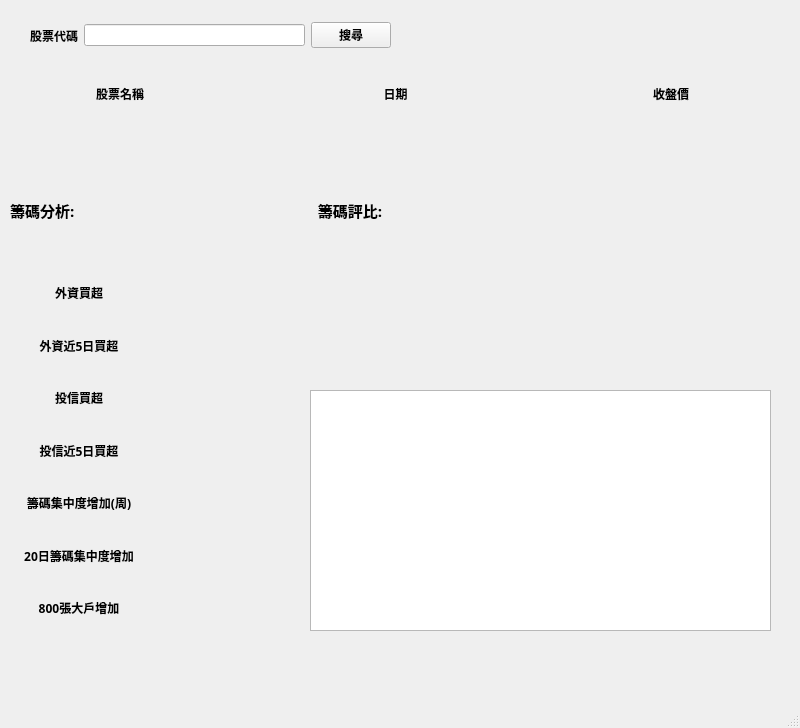
<?xml version="1.0" encoding="UTF-8"?>
<ui version="4.0">
 <class>mainWindow</class>
 <widget class="QMainWindow" name="mainWindow">
  <property name="geometry">
   <rect>
    <x>0</x>
    <y>0</y>
    <width>800</width>
    <height>728</height>
   </rect>
  </property>
  <property name="windowTitle">
   <string>郭菲特的籌碼小工具</string>
  </property>
  <widget class="QWidget" name="centralwidget">
   <widget class="QTextBrowser" name="textBrowser">
    <property name="geometry">
     <rect>
      <x>310</x>
      <y>390</y>
      <width>461</width>
      <height>241</height>
     </rect>
    </property>
    <property name="font">
     <font>
      <family>Arial Black</family>
      <weight>75</weight>
      <bold>true</bold>
     </font>
    </property>
   </widget>
   <widget class="QLabel" name="scoreLabel">
    <property name="geometry">
     <rect>
      <x>310</x>
      <y>250</y>
      <width>271</width>
      <height>131</height>
     </rect>
    </property>
    <property name="font">
     <font>
      <family>Arial Black</family>
      <pointsize>18</pointsize>
      <weight>75</weight>
      <bold>true</bold>
     </font>
    </property>
    <property name="text">
     <string/>
    </property>
    <property name="alignment">
     <set>Qt::AlignCenter</set>
    </property>
   </widget>
   <widget class="QLabel" name="imgLabel">
    <property name="geometry">
     <rect>
      <x>600</x>
      <y>250</y>
      <width>161</width>
      <height>131</height>
     </rect>
    </property>
    <property name="text">
     <string/>
    </property>
   </widget>
   <widget class="QWidget" name="layoutWidget">
    <property name="geometry">
     <rect>
      <x>30</x>
      <y>70</y>
      <width>731</width>
      <height>101</height>
     </rect>
    </property>
    <layout class="QGridLayout" name="gridLayout">
     <item row="1" column="3">
      <widget class="QLabel" name="priceLabel">
       <property name="font">
        <font>
         <family>Arial Black</family>
         <weight>75</weight>
         <bold>true</bold>
        </font>
       </property>
       <property name="text">
        <string/>
       </property>
       <property name="textFormat">
        <enum>Qt::AutoText</enum>
       </property>
       <property name="alignment">
        <set>Qt::AlignCenter</set>
       </property>
      </widget>
     </item>
     <item row="0" column="1" colspan="2">
      <widget class="QLabel" name="label_10">
       <property name="font">
        <font>
         <family>Arial Black</family>
         <weight>75</weight>
         <bold>true</bold>
        </font>
       </property>
       <property name="text">
        <string>日期</string>
       </property>
       <property name="textFormat">
        <enum>Qt::AutoText</enum>
       </property>
       <property name="alignment">
        <set>Qt::AlignCenter</set>
       </property>
      </widget>
     </item>
     <item row="0" column="0">
      <widget class="QLabel" name="label_2">
       <property name="font">
        <font>
         <family>Arial Black</family>
         <weight>75</weight>
         <bold>true</bold>
        </font>
       </property>
       <property name="text">
        <string>股票名稱</string>
       </property>
       <property name="textFormat">
        <enum>Qt::AutoText</enum>
       </property>
       <property name="alignment">
        <set>Qt::AlignCenter</set>
       </property>
      </widget>
     </item>
     <item row="1" column="0">
      <widget class="QLabel" name="stockNameLabel">
       <property name="font">
        <font>
         <family>Arial Black</family>
         <weight>75</weight>
         <bold>true</bold>
        </font>
       </property>
       <property name="text">
        <string/>
       </property>
       <property name="textFormat">
        <enum>Qt::AutoText</enum>
       </property>
       <property name="alignment">
        <set>Qt::AlignCenter</set>
       </property>
      </widget>
     </item>
     <item row="0" column="3">
      <widget class="QLabel" name="label_3">
       <property name="font">
        <font>
         <family>Arial Black</family>
         <weight>75</weight>
         <bold>true</bold>
        </font>
       </property>
       <property name="text">
        <string>收盤價</string>
       </property>
       <property name="textFormat">
        <enum>Qt::AutoText</enum>
       </property>
       <property name="alignment">
        <set>Qt::AlignCenter</set>
       </property>
      </widget>
     </item>
     <item row="1" column="1" colspan="2">
      <widget class="QLabel" name="dateLabel">
       <property name="font">
        <font>
         <family>Arial Black</family>
         <weight>75</weight>
         <bold>true</bold>
        </font>
       </property>
       <property name="text">
        <string/>
       </property>
       <property name="textFormat">
        <enum>Qt::AutoText</enum>
       </property>
       <property name="alignment">
        <set>Qt::AlignCenter</set>
       </property>
      </widget>
     </item>
    </layout>
   </widget>
   <widget class="QWidget" name="layoutWidget">
    <property name="geometry">
     <rect>
      <x>30</x>
      <y>10</y>
      <width>361</width>
      <height>51</height>
     </rect>
    </property>
    <layout class="QHBoxLayout" name="horizontalLayout">
     <item>
      <widget class="QLabel" name="label">
       <property name="font">
        <font>
         <family>Arial Black</family>
         <weight>75</weight>
         <bold>true</bold>
        </font>
       </property>
       <property name="text">
        <string>股票代碼</string>
       </property>
       <property name="textFormat">
        <enum>Qt::AutoText</enum>
       </property>
       <property name="alignment">
        <set>Qt::AlignCenter</set>
       </property>
      </widget>
     </item>
     <item>
      <widget class="QLineEdit" name="lineEdit"/>
     </item>
     <item>
      <widget class="QPushButton" name="pushButton">
       <property name="font">
        <font>
         <family>Arial Black</family>
         <pointsize>9</pointsize>
         <weight>75</weight>
         <bold>true</bold>
        </font>
       </property>
       <property name="text">
        <string>搜尋</string>
       </property>
      </widget>
     </item>
    </layout>
   </widget>
   <widget class="QWidget" name="layoutWidget">
    <property name="geometry">
     <rect>
      <x>10</x>
      <y>270</y>
      <width>281</width>
      <height>361</height>
     </rect>
    </property>
    <layout class="QGridLayout" name="gridLayout_2">
     <item row="0" column="0" rowspan="7">
      <layout class="QVBoxLayout" name="verticalLayout">
       <item>
        <widget class="QLabel" name="label_7">
         <property name="font">
          <font>
           <family>Arial Black</family>
           <weight>75</weight>
           <bold>true</bold>
          </font>
         </property>
         <property name="text">
          <string>外資買超</string>
         </property>
         <property name="textFormat">
          <enum>Qt::AutoText</enum>
         </property>
         <property name="alignment">
          <set>Qt::AlignCenter</set>
         </property>
        </widget>
       </item>
       <item>
        <widget class="QLabel" name="label_6">
         <property name="font">
          <font>
           <family>Arial Black</family>
           <weight>75</weight>
           <bold>true</bold>
          </font>
         </property>
         <property name="text">
          <string>外資近5日買超</string>
         </property>
         <property name="textFormat">
          <enum>Qt::AutoText</enum>
         </property>
         <property name="alignment">
          <set>Qt::AlignCenter</set>
         </property>
        </widget>
       </item>
       <item>
        <widget class="QLabel" name="label_5">
         <property name="font">
          <font>
           <family>Arial Black</family>
           <weight>75</weight>
           <bold>true</bold>
          </font>
         </property>
         <property name="text">
          <string>投信買超</string>
         </property>
         <property name="textFormat">
          <enum>Qt::AutoText</enum>
         </property>
         <property name="alignment">
          <set>Qt::AlignCenter</set>
         </property>
        </widget>
       </item>
       <item>
        <widget class="QLabel" name="label_9">
         <property name="font">
          <font>
           <family>Arial Black</family>
           <weight>75</weight>
           <bold>true</bold>
          </font>
         </property>
         <property name="text">
          <string>投信近5日買超</string>
         </property>
         <property name="textFormat">
          <enum>Qt::AutoText</enum>
         </property>
         <property name="alignment">
          <set>Qt::AlignCenter</set>
         </property>
        </widget>
       </item>
       <item>
        <widget class="QLabel" name="label_8">
         <property name="font">
          <font>
           <family>Arial Black</family>
           <weight>75</weight>
           <bold>true</bold>
          </font>
         </property>
         <property name="text">
          <string>籌碼集中度增加(周)</string>
         </property>
         <property name="textFormat">
          <enum>Qt::AutoText</enum>
         </property>
         <property name="alignment">
          <set>Qt::AlignCenter</set>
         </property>
        </widget>
       </item>
       <item>
        <widget class="QLabel" name="label_11">
         <property name="font">
          <font>
           <family>Arial Black</family>
           <weight>75</weight>
           <bold>true</bold>
          </font>
         </property>
         <property name="text">
          <string>20日籌碼集中度增加</string>
         </property>
         <property name="textFormat">
          <enum>Qt::AutoText</enum>
         </property>
         <property name="alignment">
          <set>Qt::AlignCenter</set>
         </property>
        </widget>
       </item>
       <item>
        <widget class="QLabel" name="label_12">
         <property name="font">
          <font>
           <family>Arial Black</family>
           <weight>75</weight>
           <bold>true</bold>
          </font>
         </property>
         <property name="text">
          <string>800張大戶增加</string>
         </property>
         <property name="textFormat">
          <enum>Qt::AutoText</enum>
         </property>
         <property name="alignment">
          <set>Qt::AlignCenter</set>
         </property>
        </widget>
       </item>
      </layout>
     </item>
     <item row="0" column="1">
      <widget class="QLabel" name="qfiiLabel">
       <property name="font">
        <font>
         <family>Arial Black</family>
         <weight>75</weight>
         <bold>true</bold>
        </font>
       </property>
       <property name="text">
        <string/>
       </property>
       <property name="alignment">
        <set>Qt::AlignCenter</set>
       </property>
      </widget>
     </item>
     <item row="1" column="1">
      <widget class="QLabel" name="qfiiLabel5">
       <property name="font">
        <font>
         <family>Arial Black</family>
         <weight>75</weight>
         <bold>true</bold>
        </font>
       </property>
       <property name="text">
        <string/>
       </property>
       <property name="alignment">
        <set>Qt::AlignCenter</set>
       </property>
      </widget>
     </item>
     <item row="2" column="1">
      <widget class="QLabel" name="diLabel">
       <property name="font">
        <font>
         <family>Arial Black</family>
         <weight>75</weight>
         <bold>true</bold>
        </font>
       </property>
       <property name="text">
        <string/>
       </property>
       <property name="alignment">
        <set>Qt::AlignCenter</set>
       </property>
      </widget>
     </item>
     <item row="3" column="1">
      <widget class="QLabel" name="diLabel5">
       <property name="font">
        <font>
         <family>Arial Black</family>
         <weight>75</weight>
         <bold>true</bold>
        </font>
       </property>
       <property name="text">
        <string/>
       </property>
       <property name="alignment">
        <set>Qt::AlignCenter</set>
       </property>
      </widget>
     </item>
     <item row="4" column="1">
      <widget class="QLabel" name="scrLabel">
       <property name="font">
        <font>
         <family>Arial Black</family>
         <weight>75</weight>
         <bold>true</bold>
        </font>
       </property>
       <property name="text">
        <string/>
       </property>
       <property name="alignment">
        <set>Qt::AlignCenter</set>
       </property>
      </widget>
     </item>
     <item row="5" column="1">
      <widget class="QLabel" name="scrLabel20">
       <property name="font">
        <font>
         <family>Arial Black</family>
         <weight>75</weight>
         <bold>true</bold>
        </font>
       </property>
       <property name="text">
        <string/>
       </property>
       <property name="alignment">
        <set>Qt::AlignCenter</set>
       </property>
      </widget>
     </item>
     <item row="6" column="1">
      <widget class="QLabel" name="largeTraderLabel">
       <property name="font">
        <font>
         <family>Arial Black</family>
         <weight>75</weight>
         <bold>true</bold>
        </font>
       </property>
       <property name="text">
        <string/>
       </property>
       <property name="alignment">
        <set>Qt::AlignCenter</set>
       </property>
      </widget>
     </item>
    </layout>
   </widget>
   <widget class="QSplitter" name="splitter">
    <property name="geometry">
     <rect>
      <x>310</x>
      <y>270</y>
      <width>8</width>
      <height>28</height>
     </rect>
    </property>
    <property name="orientation">
     <enum>Qt::Horizontal</enum>
    </property>
   </widget>
   <widget class="QWidget" name="layoutWidget">
    <property name="geometry">
     <rect>
      <x>10</x>
      <y>180</y>
      <width>451</width>
      <height>61</height>
     </rect>
    </property>
    <layout class="QHBoxLayout" name="horizontalLayout_2">
     <item>
      <widget class="QLabel" name="label_20">
       <property name="font">
        <font>
         <family>Arial Black</family>
         <pointsize>11</pointsize>
         <weight>75</weight>
         <bold>true</bold>
        </font>
       </property>
       <property name="text">
        <string>籌碼分析:</string>
       </property>
       <property name="textFormat">
        <enum>Qt::AutoText</enum>
       </property>
      </widget>
     </item>
     <item>
      <widget class="QLabel" name="label_4">
       <property name="font">
        <font>
         <family>Arial Black</family>
         <pointsize>11</pointsize>
         <weight>75</weight>
         <bold>true</bold>
        </font>
       </property>
       <property name="text">
        <string>籌碼評比:</string>
       </property>
       <property name="textFormat">
        <enum>Qt::AutoText</enum>
       </property>
       <property name="alignment">
        <set>Qt::AlignCenter</set>
       </property>
      </widget>
     </item>
    </layout>
   </widget>
  </widget>
  <widget class="QMenuBar" name="menubar">
   <property name="geometry">
    <rect>
     <x>0</x>
     <y>0</y>
     <width>800</width>
     <height>21</height>
    </rect>
   </property>
  </widget>
  <widget class="QStatusBar" name="statusbar"/>
 </widget>
 <resources/>
 <connections/>
</ui>
